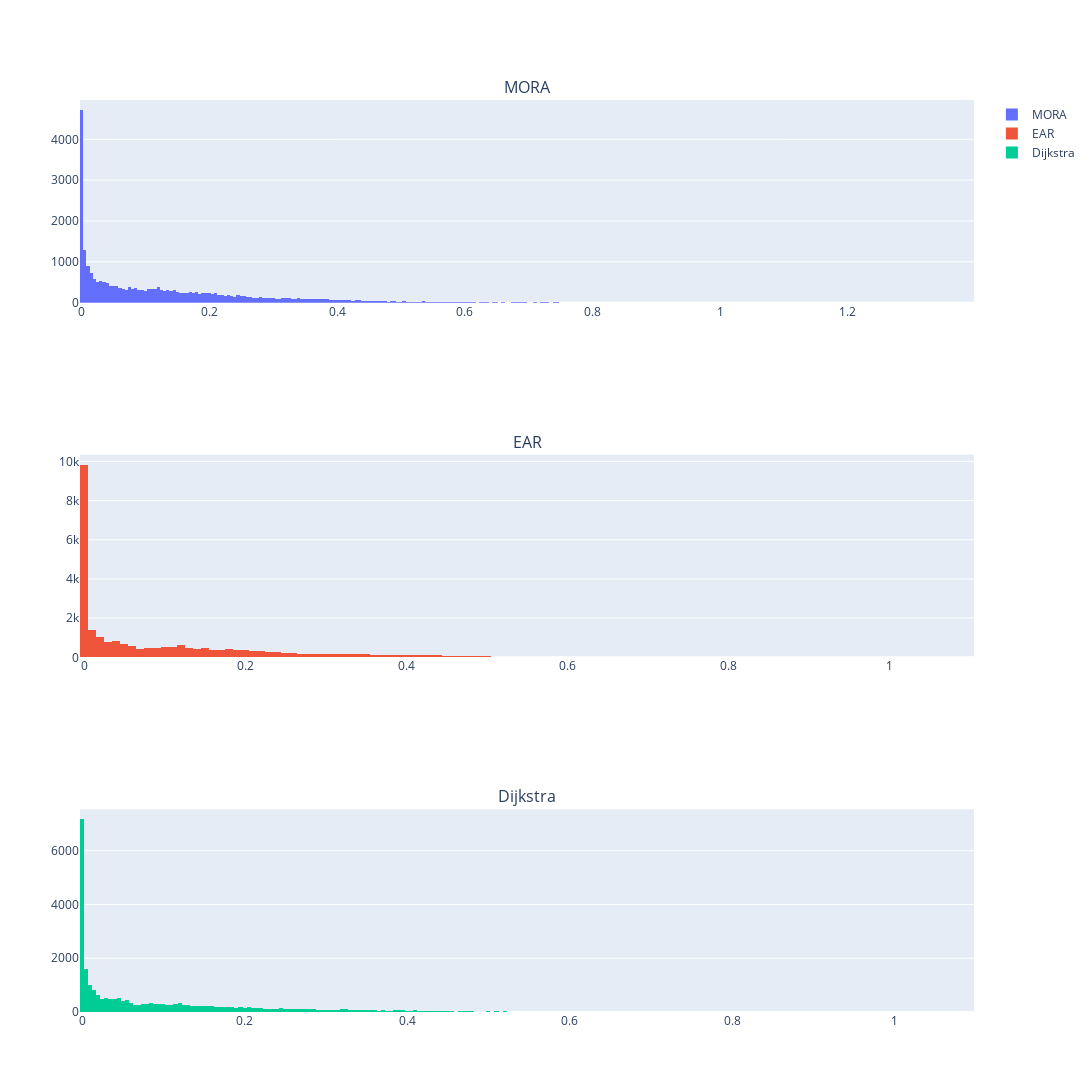

Notebook source saved alongside this figure:
### Code cell
cat = []
for idx, df in enumerate([df_MORA['Link usage'], df_EAR['Link usage'], df_D['Link usage']]):
    cat.append([])
    for row in df:
        l = json.loads(row)
        cat[idx] = cat[idx] +l

names = ['MORA', 'EAR', 'Dijkstra']
fig = make_subplots(rows=len(cat), cols=1, subplot_titles=('MORA', 'EAR', 'Dijkstra'))

for alg in range(len(cat)):
    fig.add_trace(go.Histogram(x=cat[alg], name=names[alg]), row = alg+1, col=1)
    
fig.update_layout(
autosize=False,
width=1700,
height=1200,)

fig.show()

### Figure 1 — Plotly figure (JSON) as saved in the notebook; plotly's stock layout.template omitted (floating-point values rounded to 4 significant figures; data arrays with more than 128 entries replaced by an {"elided": "..."} marker saying what was removed)
{"data": [{"name": "MORA", "type": "histogram", "x": {"elided": "26496 float values"}, "xaxis": "x", "yaxis": "y"}, {"name": "EAR", "type": "histogram", "x": {"elided": "26496 float values"}, "xaxis": "x2", "yaxis": "y2"}, {"name": "Dijkstra", "type": "histogram", "x": {"elided": "26496 float values"}, "xaxis": "x3", "yaxis": "y3"}], "layout": {"annotations": [{"font": {"size": 16}, "showarrow": false, "text": "MORA", "x": 0.5, "xanchor": "center", "xref": "paper", "y": 1, "yanchor": "bottom", "yref": "paper"}, {"font": {"size": 16}, "showarrow": false, "text": "EAR", "x": 0.5, "xanchor": "center", "xref": "paper", "y": 0.6111, "yanchor": "bottom", "yref": "paper"}, {"font": {"size": 16}, "showarrow": false, "text": "Dijkstra", "x": 0.5, "xanchor": "center", "xref": "paper", "y": 0.2222, "yanchor": "bottom", "yref": "paper"}], "autosize": false, "height": 1200, "width": 1700, "xaxis": {"anchor": "y", "autorange": true, "domain": [0, 1], "range": [-0.0025, 1.397], "type": "linear"}, "xaxis2": {"anchor": "y2", "autorange": true, "domain": [0, 1], "range": [-0.005, 1.105], "type": "linear"}, "xaxis3": {"anchor": "y3", "autorange": true, "domain": [0, 1], "range": [-0.0025, 1.097], "type": "linear"}, "yaxis": {"anchor": "x", "autorange": true, "domain": [0.7778, 1], "range": [0, 4962.0]}, "yaxis2": {"anchor": "x2", "autorange": true, "domain": [0.3889, 0.6111], "range": [0, 10340.0]}, "yaxis3": {"anchor": "x3", "autorange": true, "domain": [0, 0.2222], "range": [0, 7537.0]}}}
